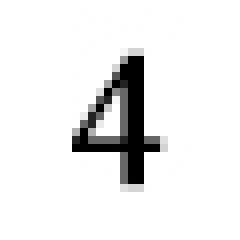
%> input picture Patterns/new (times new roman)/4_candidate.jpg, 30 x 30 px (shown 8 times larger)
$ octave patternmatching1.m   (GNU Octave 9; MATLAB toolbox functions it lacks are replaced by stand-ins)
%> lines starting %> are read from the running program, lines starting %| are printed output that depends on the picture; in (x1, y1, x2, y2) boxes, pixels count from 0 and x2, y2 are one past the last pixel; in counts of white or black regions, pixels touching at a corner belong together; the program's own positions count from 1
clc();
clear all;
close all;

ImageRead = imread('D:\Last Semester\PR\PR lab\Patterns\new (times new roman)\4_candidate.jpg');
%> ImageRead is the input picture: size 30x30x3 uint8; min 0, max 255, mean 235.3
%ImageShow = imshow(ImageRead);

ImageR = imread('D:\Last Semester\PR\PR lab\Patterns\new (times new roman)\Template_1.jpg');
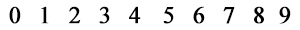
%> input picture Patterns/new (times new roman)/Template_1.jpg, 300 x 30 px
%> ImageR is the input picture: size 30x300x3 uint8; min 0, max 255, mean 235.8
%ImageS = imshow(ImageR);

c = rgb2gray(ImageRead);
ct = rgb2gray(ImageR);

t = graythresh(c);
%> t = 0.557
ty = graythresh(ct);
%> ty = 0.559

bil = im2bw(c, t);
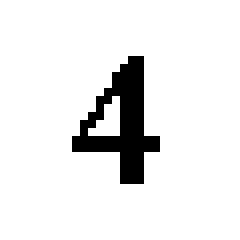
%> bil: size 30x30 logical (shown 8 times larger); 91.7% white; 1 black region, box (x1, y1, x2, y2) and area: (9, 7, 20, 23) 75
b = not(bil);
%> b: size 30x30 logical; 8.3% white; 1 white region, box (x1, y1, x2, y2) and area: (9, 7, 20, 23) 75
imshow(b);
bit = im2bw(ct, ty);
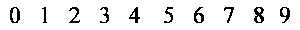
%> bit: size 30x300 logical; 92.5% white; black in thin lines or dots, all inside (x1, y1, x2, y2) = (10, 7, 290, 23)
bi = not(bit);
figure(), imshow(bi);
c = normxcorr2(b,bi);
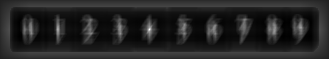
%> c: size 59x329 double; min -0.139, max 1, mean 0.0256; drawn with min black and max white
figure, surf(c), shading flat
%> after `shading flat`:
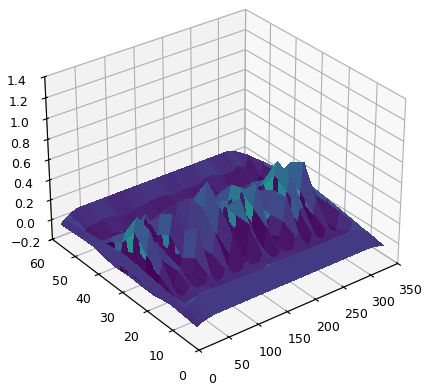
%> figure redrawn from the program's plot data
[ypeak, xpeak] = find(c==max(c(:)));
%> ypeak = 30; xpeak = 150
yoffSet = ypeak-size(b,1);
%> yoffSet = 0
xoffSet = xpeak-size(b,2);
%> xoffSet = 120
hFig = figure;
hAx  = axes;
imshow(bi,'Parent', hAx);
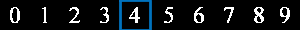
%> figure redrawn from the program's plot data
imrect(hAx, [xoffSet, yoffSet, size(b,2), size(b,1)]);
